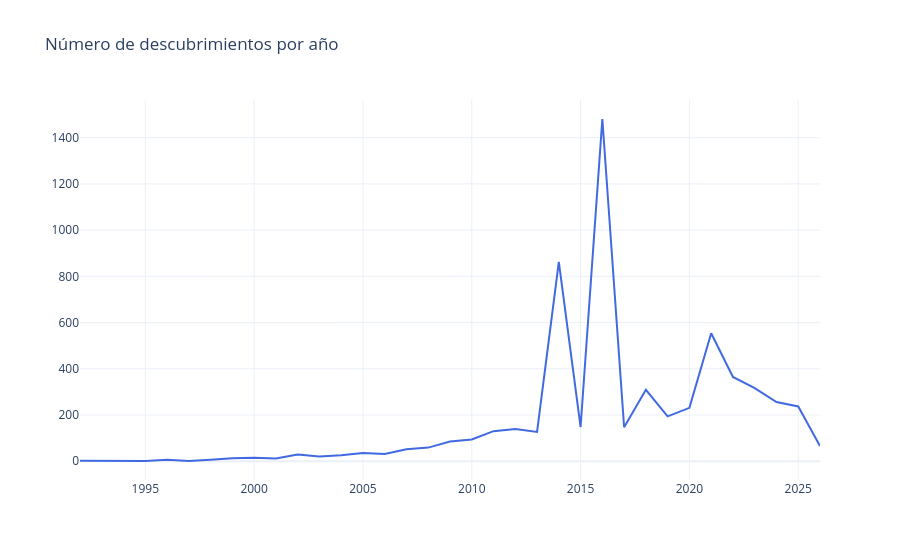

Notebook code for this chart:
### Code cell
import plotly.graph_objs as go

# 1) Agrupar por año y contar
conteo = systems['disc_year'].value_counts().sort_index()

# 2) Crear el lineplot
fig = go.Figure(
    data=go.Scatter(x=conteo.index,
                    y=conteo.values,
                    mode='lines',
                    line=dict(width=2, color='royalblue'),
                    marker=dict(size=6)
                    )
    )

# 3) Ajustes estéticos
fig.update_layout(title='Número de descubrimientos por año',
                  xaxis_title='',
                  yaxis_title='',
                  template='plotly_white'
                  )

### Figure 1 — Plotly figure (JSON) as saved in the notebook; plotly's stock layout.template omitted (floating-point values rounded to 4 significant figures)
{"data": [{"line": {"color": "royalblue", "width": 2}, "marker": {"size": 6}, "mode": "lines", "type": "scatter", "x": [1992, 1994, 1995, 1996, 1997, 1998, 1999, 2000, 2001, 2002, 2003, 2004, 2005, 2006, 2007, 2008, 2009, 2010, 2011, 2012, 2013, 2014, 2015, 2016, 2017, 2018, 2019, 2020, 2021, 2022, 2023, 2024, 2025, 2026], "y": [2, 1, 1, 6, 1, 6, 13, 15, 12, 29, 21, 26, 36, 31, 52, 59, 85, 94, 130, 139, 127, 863, 148, 1481, 147, 309, 194, 231, 554, 365, 316, 256, 237, 66]}], "layout": {"title": {"text": "Número de descubrimientos por año"}, "xaxis": {"title": {"text": ""}}, "yaxis": {"title": {"text": ""}}}}
